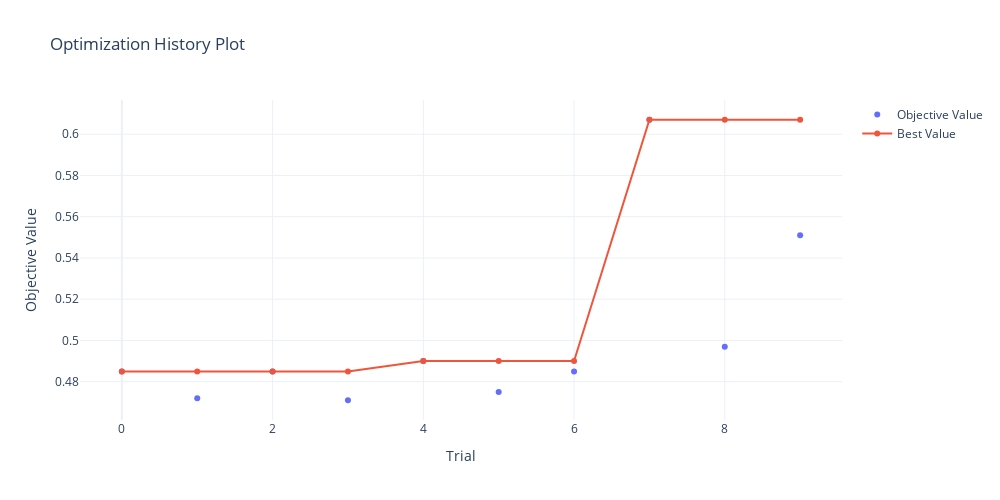
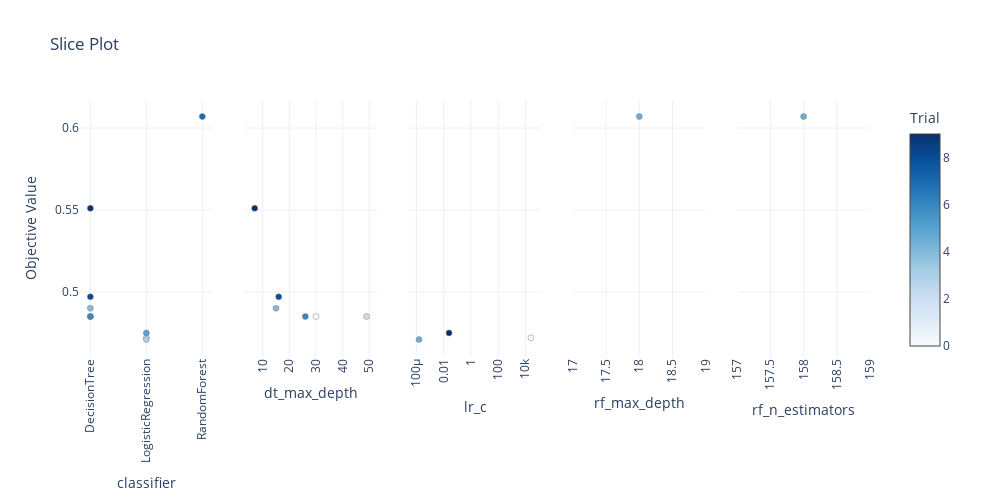

The notebook cell saved with these charts, in order:
### Markdown cell above
### Датасет с downsampling

Возьмем датасет c `downsampling` и посмотрим на качество моделей.

### Code cell
plot_study_results('downsampled', studies, evaluations)

### Figure 1 — Plotly figure (JSON) as saved in the notebook; plotly's stock layout.template omitted (floating-point values rounded to 4 significant figures)
{"data": [{"mode": "markers", "name": "Objective Value", "type": "scatter", "x": [0, 1, 2, 3, 4, 5, 6, 7, 8, 9], "y": [0.485, 0.472, 0.485, 0.471, 0.49, 0.475, 0.485, 0.607, 0.497, 0.551]}, {"name": "Best Value", "type": "scatter", "x": [0, 1, 2, 3, 4, 5, 6, 7, 8, 9], "y": [0.485, 0.485, 0.485, 0.485, 0.49, 0.49, 0.49, 0.607, 0.607, 0.607]}], "layout": {"height": 500, "title": {"text": "Optimization History Plot"}, "width": 1000, "xaxis": {"title": {"text": "Trial"}}, "yaxis": {"title": {"text": "Objective Value"}}}}

### Figure 2 — Plotly figure (JSON) as saved in the notebook; plotly's stock layout.template omitted (floating-point values rounded to 4 significant figures)
{"data": [{"marker": {"color": [0, 1, 2, 3, 4, 5, 6, 7, 8, 9], "colorbar": {"title": {"text": "Trial"}, "x": 1, "xpad": 40}, "colorscale": [[0, "rgb(247,251,255)"], [0.125, "rgb(222,235,247)"], [0.25, "rgb(198,219,239)"], [0.375, "rgb(158,202,225)"], [0.5, "rgb(107,174,214)"], [0.625, "rgb(66,146,198)"], [0.75, "rgb(33,113,181)"], [0.875, "rgb(8,81,156)"], [1, "rgb(8,48,107)"]], "line": {"color": "Grey", "width": 0.5}, "showscale": true}, "mode": "markers", "showlegend": false, "type": "scatter", "x": ["DecisionTree", "LogisticRegression", "DecisionTree", "LogisticRegression", "DecisionTree", "LogisticRegression", "DecisionTree", "RandomForest", "DecisionTree", "DecisionTree"], "xaxis": "x", "y": [0.485, 0.472, 0.485, 0.471, 0.49, 0.475, 0.485, 0.607, 0.497, 0.551], "yaxis": "y"}, {"marker": {"color": [0, 2, 4, 6, 8, 9], "colorbar": {"title": {"text": "Trial"}, "x": 1, "xpad": 40}, "colorscale": [[0, "rgb(247,251,255)"], [0.125, "rgb(222,235,247)"], [0.25, "rgb(198,219,239)"], [0.375, "rgb(158,202,225)"], [0.5, "rgb(107,174,214)"], [0.625, "rgb(66,146,198)"], [0.75, "rgb(33,113,181)"], [0.875, "rgb(8,81,156)"], [1, "rgb(8,48,107)"]], "line": {"color": "Grey", "width": 0.5}, "showscale": false}, "mode": "markers", "showlegend": false, "type": "scatter", "x": [30, 49, 15, 26, 16, 7], "xaxis": "x2", "y": [0.485, 0.485, 0.49, 0.485, 0.497, 0.551], "yaxis": "y2"}, {"marker": {"color": [1, 3, 5], "colorbar": {"title": {"text": "Trial"}, "x": 1, "xpad": 40}, "colorscale": [[0, "rgb(247,251,255)"], [0.125, "rgb(222,235,247)"], [0.25, "rgb(198,219,239)"], [0.375, "rgb(158,202,225)"], [0.5, "rgb(107,174,214)"], [0.625, "rgb(66,146,198)"], [0.75, "rgb(33,113,181)"], [0.875, "rgb(8,81,156)"], [1, "rgb(8,48,107)"]], "line": {"color": "Grey", "width": 0.5}, "showscale": false}, "mode": "markers", "showlegend": false, "type": "scatter", "x": [24780.0, 0.0001588, 0.02491], "xaxis": "x3", "y": [0.472, 0.471, 0.475], "yaxis": "y3"}, {"marker": {"color": [7], "colorbar": {"title": {"text": "Trial"}, "x": 1, "xpad": 40}, "colorscale": [[0, "rgb(247,251,255)"], [0.125, "rgb(222,235,247)"], [0.25, "rgb(198,219,239)"], [0.375, "rgb(158,202,225)"], [0.5, "rgb(107,174,214)"], [0.625, "rgb(66,146,198)"], [0.75, "rgb(33,113,181)"], [0.875, "rgb(8,81,156)"], [1, "rgb(8,48,107)"]], "line": {"color": "Grey", "width": 0.5}, "showscale": false}, "mode": "markers", "showlegend": false, "type": "scatter", "x": [18], "xaxis": "x4", "y": [0.607], "yaxis": "y4"}, {"marker": {"color": [7], "colorbar": {"title": {"text": "Trial"}, "x": 1, "xpad": 40}, "colorscale": [[0, "rgb(247,251,255)"], [0.125, "rgb(222,235,247)"], [0.25, "rgb(198,219,239)"], [0.375, "rgb(158,202,225)"], [0.5, "rgb(107,174,214)"], [0.625, "rgb(66,146,198)"], [0.75, "rgb(33,113,181)"], [0.875, "rgb(8,81,156)"], [1, "rgb(8,48,107)"]], "line": {"color": "Grey", "width": 0.5}, "showscale": false}, "mode": "markers", "showlegend": false, "type": "scatter", "x": [158], "xaxis": "x5", "y": [0.607], "yaxis": "y5"}], "layout": {"height": 500, "title": {"text": "Slice Plot"}, "width": 1000, "xaxis": {"anchor": "y", "domain": [0, 0.168], "tickangle": -90, "title": {"text": "classifier"}}, "xaxis2": {"anchor": "y2", "domain": [0.208, 0.376], "tickangle": -90, "title": {"text": "dt_max_depth"}}, "xaxis3": {"anchor": "y3", "domain": [0.416, 0.584], "tickangle": -90, "title": {"text": "lr_c"}, "type": "log"}, "xaxis4": {"anchor": "y4", "domain": [0.624, 0.792], "tickangle": -90, "title": {"text": "rf_max_depth"}}, "xaxis5": {"anchor": "y5", "domain": [0.832, 1], "tickangle": -90, "title": {"text": "rf_n_estimators"}}, "yaxis": {"anchor": "x", "domain": [0, 1], "title": {"text": "Objective Value"}}, "yaxis2": {"anchor": "x2", "domain": [0, 1], "matches": "y", "showticklabels": false}, "yaxis3": {"anchor": "x3", "domain": [0, 1], "matches": "y", "showticklabels": false}, "yaxis4": {"anchor": "x4", "domain": [0, 1], "matches": "y", "showticklabels": false}, "yaxis5": {"anchor": "x5", "domain": [0, 1], "matches": "y", "showticklabels": false}}}
